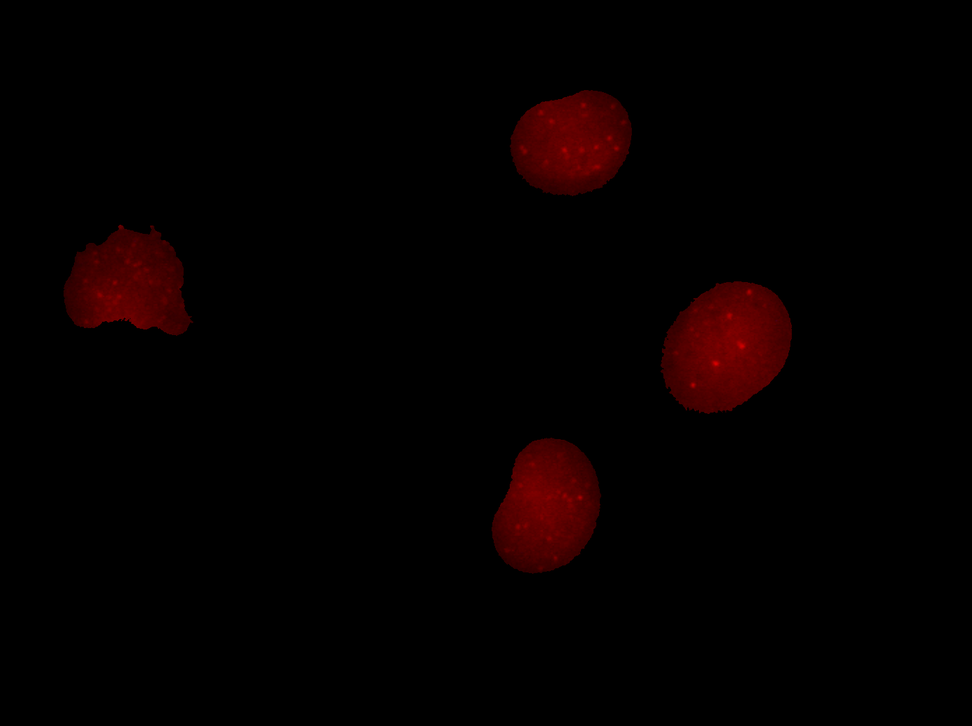
#> input picture output/masks/Li_masked.png, 972 x 726 px, shrunk from 1392 x 1040 before the run
$ jupyter execute --allow-errors foci_detection_2.ipynb   (older library calls are emulated)
#> lines starting #> are read from the running program, lines starting #| are printed output that depends on the picture; after the words box and inside, x2 and y2 are one past the last pixel; in counts of white or black regions, pixels touching at a corner belong together
#> (a cell that did not finish here is left out)

[cell 2]
import numpy as np
import matplotlib.pyplot as plt
import pandas as pd
import os
from skimage import io, filters, measure, color
from skimage.filters import rank
from scipy import ndimage

IMAGE_PATH = "data/Ex 3 day 1814/1_image_BGR- Red.tif"

def load_red_channel(path):
    image = io.imread(path)

    if image.ndim == 3:
        # Konvertierung zu 8-Bit, falls die Eingabe 16-Bit ist (häufig bei TIF)
        return (image[:, :, 0]).astype(np.uint8)
    elif image.ndim == 2:
         return image.astype(np.uint8)
    else:
        raise ValueError("Image must be 2D (grayscale) or 3D (color).")

Pre-Processing (Local Normalization)

[cell 3]
WINDOW_SIZE = 5
EPSILON = 1e-6

def preprocess_and_normalize(img_red_raw, window_size, epsilon):

    # 1. Gauß-Filter (Rauschunterdrückung)
    # Sigma=1 ist ein guter Wert für leichte Glättung
    img_red_smoothed = filters.gaussian(img_red_raw, sigma=1)

    # 2. Lokale Statistik (Mean & Std Dev)
    # Erstellung eines flachen strukturierten Elements (Rechteck)
    selem = np.ones((window_size, window_size))

    # Berechnung des lokalen Mittelwerts und der Standardabweichung
    # Wir verwenden scipy.ndimage, da es oft schneller ist als filters.rank
    local_mean = ndimage.uniform_filter(img_red_smoothed, size=window_size)
    local_std = np.sqrt(ndimage.uniform_filter(img_red_smoothed**2, size=window_size) - local_mean**2)

    # 3. Z-Score Normierung: (Pixel - lokaler Mittelwert) / (lokale Standardabweichung + Epsilon)
    img_red_norm = (img_red_smoothed - local_mean) / (local_std + epsilon)

    return img_red_norm, img_red_smoothed

# --- Ausführung des Pre-Processings ---
try:
    img_red_raw = load_red_channel(IMAGE_PATH)
    img_red_norm, img_red_smoothed = preprocess_and_normalize(img_red_raw, WINDOW_SIZE, EPSILON)

    # Visualisierung der Normierung (zur Kontrolle)
    fig, axs = plt.subplots(1, 3, figsize=(15, 5))
    axs[0].imshow(img_red_raw, cmap='Reds'); axs[0].set_title("1. Original Red Channel")
    axs[1].imshow(img_red_smoothed, cmap='Reds'); axs[1].set_title("2. Gauß-Gefiltert")
    axs[2].imshow(img_red_norm, cmap='coolwarm'); axs[2].set_title("3. Lokal Normiert (Z-Score)")
    axs[2].axis('off') # Hier muss die Achse aus, sonst wird der coolwarm-Plot falsch angezeigt.
    plt.show()

except Exception as e:
    print(f"Fehler beim Laden/Verarbeiten des Bildes: {e}. Bitte Pfad prüfen.")

[cell 4]
# Cell 2: Foci Detection and ROC Preparation

from ipynb.fs.full.cell_detection import analize_cell_sizes
from skimage.measure import label, regionprops, regionprops_table
from skimage.morphology import remove_small_objects

# Globale Parameter für die Detektion
MIN_DISTANCE = 10  # Mindestabstand zwischen Foci (Pixel)
#> MIN_DISTANCE = 10

# HINWEIS: Jetzt verwenden wir einen festen, globalen Schwellenwert T auf den normierten Daten!

def detect_foci_for_roc(img_norm, threshold_abs, min_distance):
    """Führt die Peak Detection auf den normierten Daten durch."""

    # Verwende Peak Detection, um genaue Koordinaten zu erhalten
    coords = feature.peak_local_max(
        img_norm,
        min_distance=min_distance,
        threshold_abs=threshold_abs,
        exclude_border=False
    )

    # Erstelle eine binäre Maske MT (M_Threshold) aus den erkannten Peaks
    mask_mt = np.zeros_like(img_norm, dtype=bool)
    if len(coords) > 0:
        mask_mt[coords[:, 0], coords[:, 1]] = True

    # Optional: Morphologische Erweiterung der Peaks, falls Maske für Flächenanalyse benötigt wird
    # mask_mt = morphology.binary_dilation(mask_mt, selem=morphology.disk(1))

    return mask_mt, coords

# --- 1. Definition der Schwellenwerte T zur Iteration ---
# Da die Daten z-normiert sind, liegen die Werte oft zwischen -3 und +3.
# Wir testen positive Werte, da Foci positive Abweichungen vom Mittelwert sind.
threshold_values = np.arange(0.5, 4.0, 0.25)
roc_data = [] # Speichert (T, TPR, FPR)

# --- 2. HINWEIS: GROUND TRUTH MUSS HIER GELADEN WERDEN ---
# Für eine tatsächliche ROC-Analyse benötigen Sie eine manuelle Maske.
# Beispiel: manual_mask = io.imread("pfad/zur/manual_mask.png") > 0.5

# Da die Ground Truth (GT) nicht vorhanden ist, simulieren wir den Prozess
print("\n--- Prozessstart: ROC-Voriteration (Ground Truth fehlt) ---")
print("Bitte manuell GT-Maske erstellen (manual_mask) und hier laden!")

# SIMULATION DER DETEKTION FÜR VERSCHIEDENE THRESHOLDS
#> (the rest of this cell did not finish here and is left out)

## Count Cells in Image and annotate

[cell 5]
import cv2
from skimage import io, measure


#> (the rest of this cell did not finish here and is left out)

[cell 6]
import numpy as np
import cv2
from skimage import io, measure, feature # Added feature for peak detection
import matplotlib.pyplot as plt


# 2. Find Cells (Segmentation)
#> (the rest of this cell did not finish here and is left out)

[cell 7]
import numpy as np
import cv2
import pandas as pd
from skimage import io, measure, feature
import matplotlib.pyplot as plt
from skimage.draw import disk

#Find Cells
#> (the rest of this cell did not finish here and is left out)

[cell 8]
import numpy as np
import matplotlib.pyplot as plt
from skimage import io, measure, feature, color

def analyze_cells_relative_threshold(image_path, relative_threshold, min_distance, max_cells=10):

    # --- 1. Load & Prepare Images ---
    # Load original
#> called with image_path = 'output/masks/Li_masked.png', relative_threshold = 0.55, min_distance = 12, max_cells = 10
    image = io.imread(image_path)
#> image is the input picture: shape (726, 972, 3); mean R, G, B 5, 0, 0

    # Handle RGB vs Grayscale
    if image.ndim == 2:
        img_rgb = color.gray2rgb(image)
        img_red = image
    elif image.shape[2] == 4: # RGBA
        img_rgb = image[:, :, :3]
        img_red = image[:, :, 0]
    else: # RGB
        img_rgb = image
        img_red = image[:, :, 0]
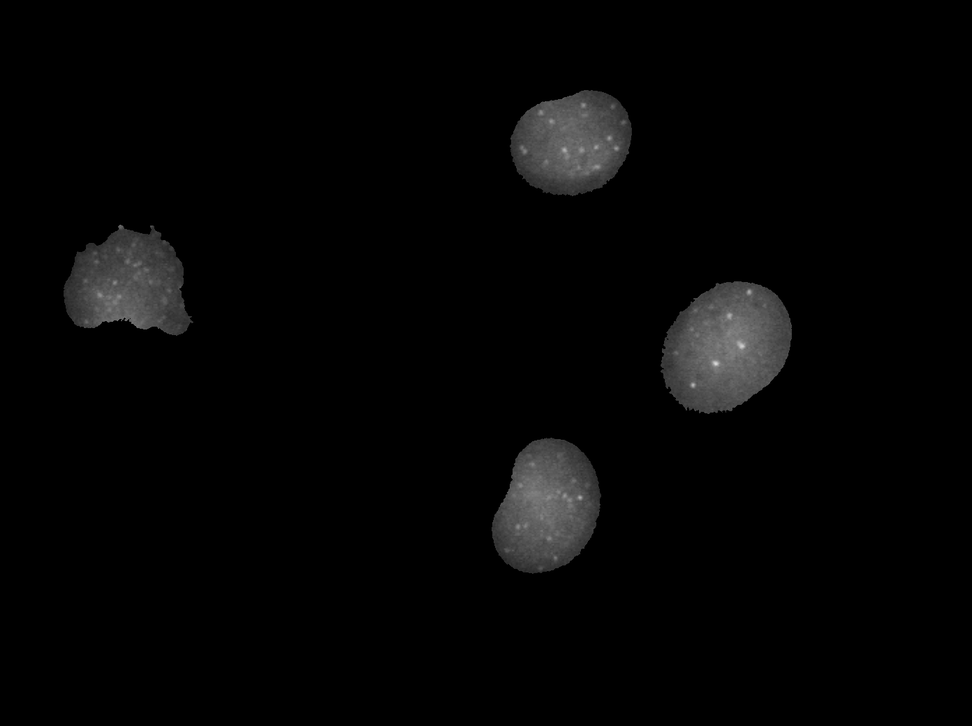
#> img_red: shape (726, 972); min 0, max 217, mean 5

    # Pre-calculate Grayscale for comparison
    img_gray = color.rgb2gray(img_rgb)
    # Scale grayscale to 0-255 if needed for fair histogram comparison
    if img_gray.max() <= 1.0 and img_red.max() > 1.0:
        img_gray = img_gray * 255

    # --- 2. Find Cells ---
    # Threshold > 0 to find cell shapes
    cell_mask = img_red > 0
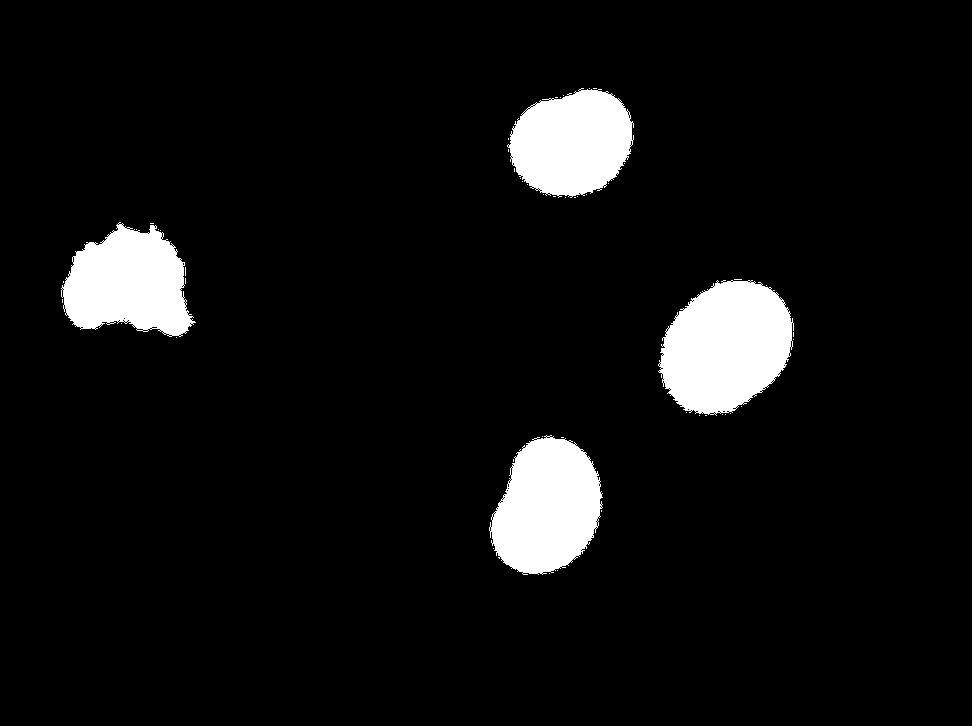
#> cell_mask: shape (726, 972) bool; 6.5% white; 51 white regions (47 under 20 px)
    labeled_cells = measure.label(cell_mask)
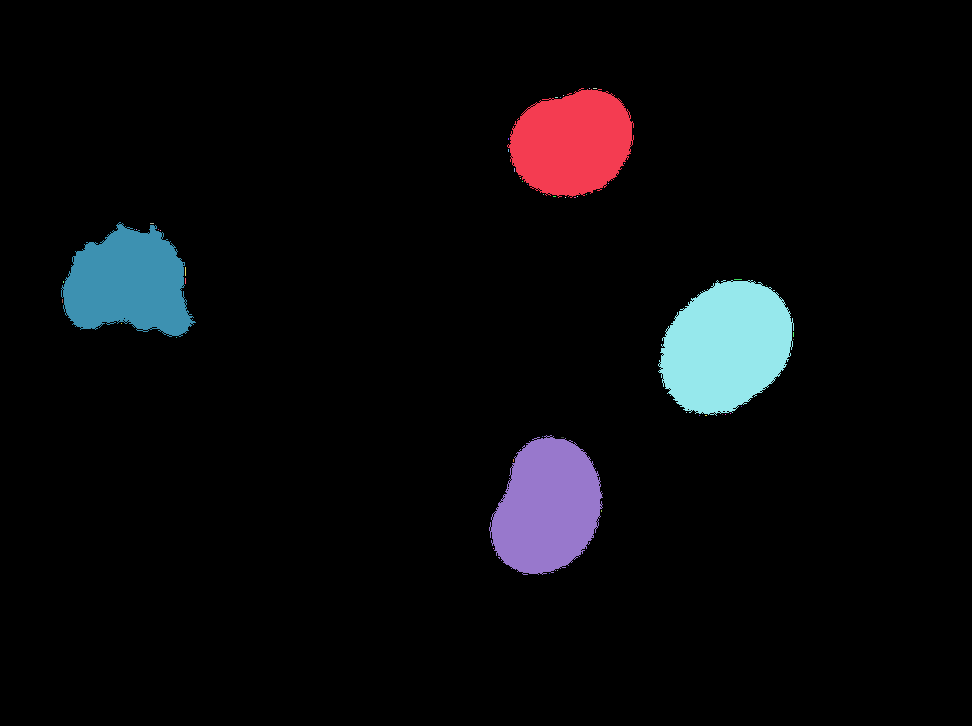
#> labeled_cells: shape (726, 972) int32; 52 distinct labels, from 0 to 51; one colour per label, 0 black
    regions = measure.regionprops(labeled_cells, intensity_image=img_red)
#> regions = 51 regions; largest, box (x1, y1, x2, y2) and area: (658, 280, 794, 416) 13456, (489, 435, 603, 575) 11436, (61, 222, 196, 337) 10526, (507, 88, 634, 198) 10253, (185, 267, 186, 276) 9

    print(f"Found {len(regions)} cells. Showing first {max_cells}...")
#> (printed output is left out)

    # --- 3. Process Individual Cells ---
    for i, region in enumerate(regions):
        if i >= max_cells:
            break

        if region.area < 50: # Skip noise
            continue

        # --- A. Extract Data for THIS Cell ---
        minr, minc, maxr, maxc = region.bbox

        # Crop 1: Red Channel (The Signal)
        crop_red = img_red[minr:maxr, minc:maxc].copy()
        crop_red[~region.image] = 0 # Zero out background

        # Crop 2: Grayscale (The Comparison)
        crop_gray = img_gray[minr:maxr, minc:maxc].copy()
        crop_gray[~region.image] = 0

        # --- B. Find Peaks (Relative Threshold) ---
        # 1. Find max intensity in THIS cell
        cell_max = crop_red.max()

        # 2. Calculate the specific cutoff for THIS cell
        abs_threshold = cell_max * relative_threshold

        if abs_threshold <= 0:
            continue

        # 3. Detect
        local_peaks = feature.peak_local_max(
            crop_red,
            min_distance=min_distance,
            threshold_abs=abs_threshold, # We calculated this dynamically above
            exclude_border=False
        )

        # --- C. Visualization ---
        fig, ax = plt.subplots(1, 3, figsize=(18, 5))

        # Plot 1: The Cell with Peaks
        ax[0].imshow(crop_red, cmap='gray')
        ax[0].set_title(f"Cell #{i+1} (Max: {cell_max})")
        # Plot peaks
        ax[0].plot(local_peaks[:, 1], local_peaks[:, 0], 'rx', markersize=8, markeredgewidth=2)

        # Plot 2: Red Histogram
        ax[1].hist(crop_red[region.image], bins=50, color='red', alpha=0.7)
        ax[1].axvline(abs_threshold, color='blue', linestyle='--', linewidth=2, label=f'Thresh ({relative_threshold*100:.0f}%)')
        ax[1].set_title("Red Channel Histogram")
        ax[1].legend()

        # Plot 3: Grayscale Histogram
        ax[2].hist(crop_gray[region.image], bins=50, color='gray', alpha=0.7)
        ax[2].set_title("Grayscale Histogram")

        plt.tight_layout()
        plt.show()
#> this loop made 11 passes
#> (minr, minc, maxr, maxc, cell_max, abs_threshold) on pass 1: (88, 507, 198, 634, 175, 96.25)
#> pass 1, in analyze_cells_relative_threshold, `crop_red = img_red[minr:maxr, minc:maxc].copy()`:
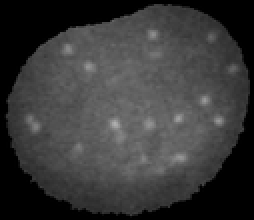
#> crop_red: shape (110, 127) (shown 2 times larger); min 0, max 175, mean 56.7
#> pass 1, in analyze_cells_relative_threshold, `crop_gray = img_gray[minr:maxr, minc:maxc].copy()`:
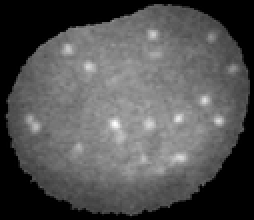
#> crop_gray: shape (110, 127) float64 (shown 2 times larger); min 0, max 37.19, mean 12; drawn with min black and max white
#> pass 1, in analyze_cells_relative_threshold, `plt.show()`:
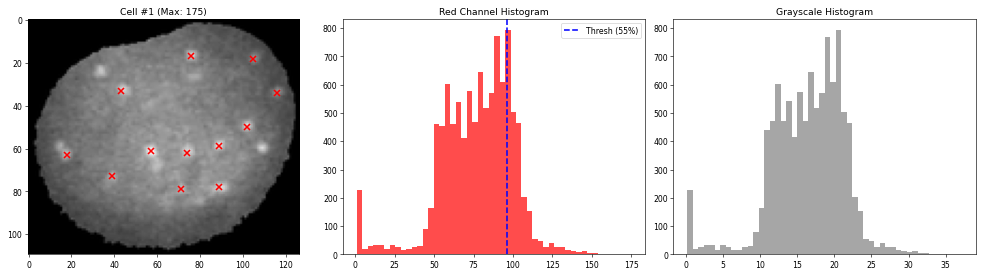
#> figure drawn by matplotlib, 3 panels; panel 2: tallest bar 792 high, from x = 94.96 to 98.44; panel 3: tallest bar 792 high, from x = 20.18 to 20.92
#> after the loop: crop_gray: shape (110, 127) float64; 0.24% of pixels changed, all inside (x1, y1, x2, y2) = (1, 0, 118, 110)


# Change 'relative_threshold' to tune sensitivity (0.6 = 60% of max brightness)
analyze_cells_relative_threshold(
    "output/masks/Li_masked.png",
    relative_threshold=0.55,
    min_distance=12
)

$ run again, with data/-1_image_BGR- Red.tif_scaled_down.tif saved as output/masks/Li_masked.png
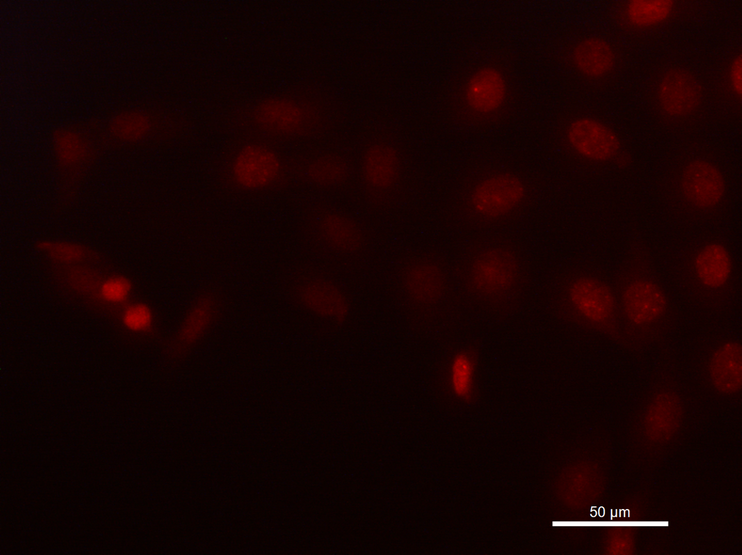
#> input picture data/-1_image_BGR- Red.tif_scaled_down.tif, 742 x 555 px, shrunk from 1113 x 832 before the run
#> MIN_DISTANCE = 10
#> in analyze_cells_relative_threshold, image is the input picture: shape (555, 742, 3); mean R, G, B 23.1, 1.4, 1.3
#> in analyze_cells_relative_threshold, `cell_mask = img_red > 0`:
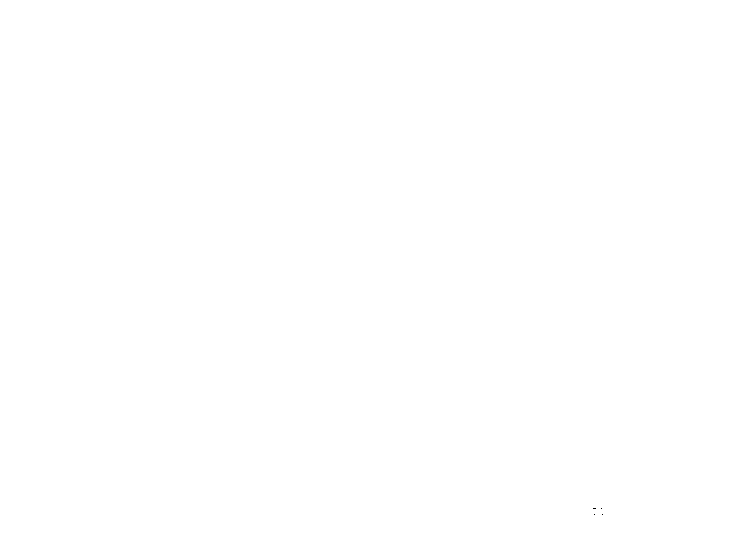
#> cell_mask: shape (555, 742) bool; 100% white; black in thin lines or dots, all inside (x1, y1, x2, y2) = (593, 508, 603, 515)
#> regions = 1 regions; box (x1, y1, x2, y2) and area: (0, 0, 742, 555) 411804
#> (printed output is left out)
#> the loop in analyze_cells_relative_threshold, `for i, region in enumerate(regions):` made 1 pass
#> (minr, minc, maxr, maxc, cell_max, abs_threshold) on pass 1: (0, 0, 555, 742, 255, 140.2)
#> pass 1, in analyze_cells_relative_threshold, `plt.show()`:
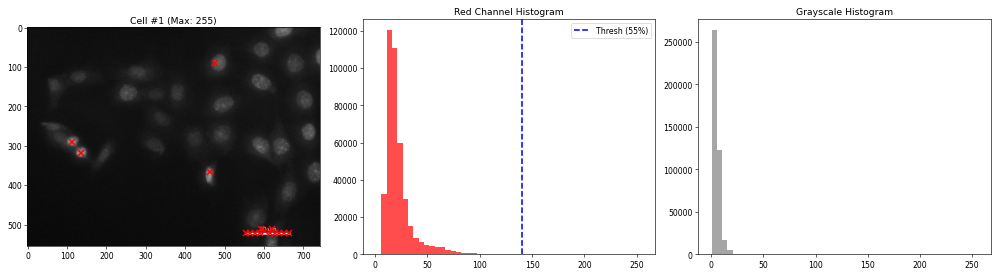
#> figure drawn by matplotlib, 3 panels; panel 2: tallest bar 120338 high, from x = 11.16 to 16.24; panel 3: tallest bar 263816 high, from x = 0.425 to 5.52
